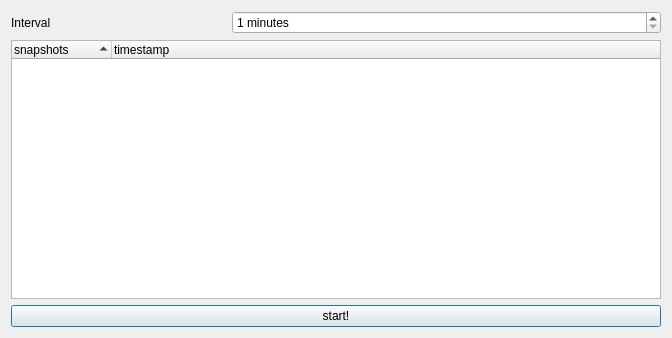
<?xml version="1.0" encoding="UTF-8"?>
<ui version="4.0">
 <class>Dialog</class>
 <widget class="QDialog" name="Dialog">
  <property name="windowModality">
   <enum>Qt::NonModal</enum>
  </property>
  <property name="geometry">
   <rect>
    <x>0</x>
    <y>0</y>
    <width>672</width>
    <height>338</height>
   </rect>
  </property>
  <property name="windowTitle">
   <string>Screenstory</string>
  </property>
  <property name="windowIcon">
   <iconset>
    <normaloff>../../../projects/screenstory/images.png</normaloff>../../../projects/screenstory/images.png</iconset>
  </property>
  <layout class="QHBoxLayout" name="horizontalLayout">
   <item>
    <layout class="QVBoxLayout" name="verticalLayout_2">
     <item>
      <layout class="QVBoxLayout" name="verticalLayout">
       <property name="sizeConstraint">
        <enum>QLayout::SetDefaultConstraint</enum>
       </property>
       <item>
        <layout class="QGridLayout" name="gridLayout_2">
         <item row="0" column="0">
          <widget class="QLabel" name="label_2">
           <property name="minimumSize">
            <size>
             <width>143</width>
             <height>0</height>
            </size>
           </property>
           <property name="text">
            <string>Interval</string>
           </property>
          </widget>
         </item>
         <item row="0" column="1" colspan="2">
          <widget class="QSpinBox" name="txt_interval">
           <property name="suffix">
            <string> minutes</string>
           </property>
           <property name="minimum">
            <number>1</number>
           </property>
           <property name="maximum">
            <number>120</number>
           </property>
           <property name="singleStep">
            <number>1</number>
           </property>
          </widget>
         </item>
        </layout>
       </item>
      </layout>
     </item>
     <item>
      <widget class="QTreeWidget" name="tree_files">
       <property name="iconSize">
        <size>
         <width>51</width>
         <height>100</height>
        </size>
       </property>
       <property name="indentation">
        <number>11</number>
       </property>
       <property name="rootIsDecorated">
        <bool>true</bool>
       </property>
       <property name="sortingEnabled">
        <bool>true</bool>
       </property>
       <column>
        <property name="text">
         <string>snapshots</string>
        </property>
       </column>
       <column>
        <property name="text">
         <string>timestamp</string>
        </property>
       </column>
      </widget>
     </item>
     <item>
      <widget class="QPushButton" name="btn_start">
       <property name="text">
        <string>start!</string>
       </property>
       <property name="icon">
        <iconset>
         <normaloff>../../../projects/screenstory/images.png</normaloff>../../../projects/screenstory/images.png</iconset>
       </property>
      </widget>
     </item>
    </layout>
   </item>
  </layout>
 </widget>
 <resources/>
 <connections>
  <connection>
   <sender>btn_start</sender>
   <signal>clicked()</signal>
   <receiver>Dialog</receiver>
   <slot>start()</slot>
   <hints>
    <hint type="sourcelabel">
     <x>171</x>
     <y>289</y>
    </hint>
    <hint type="destinationlabel">
     <x>160</x>
     <y>-64</y>
    </hint>
   </hints>
  </connection>
 </connections>
 <slots>
  <slot>browse_for_folder()</slot>
  <slot>start()</slot>
 </slots>
</ui>
